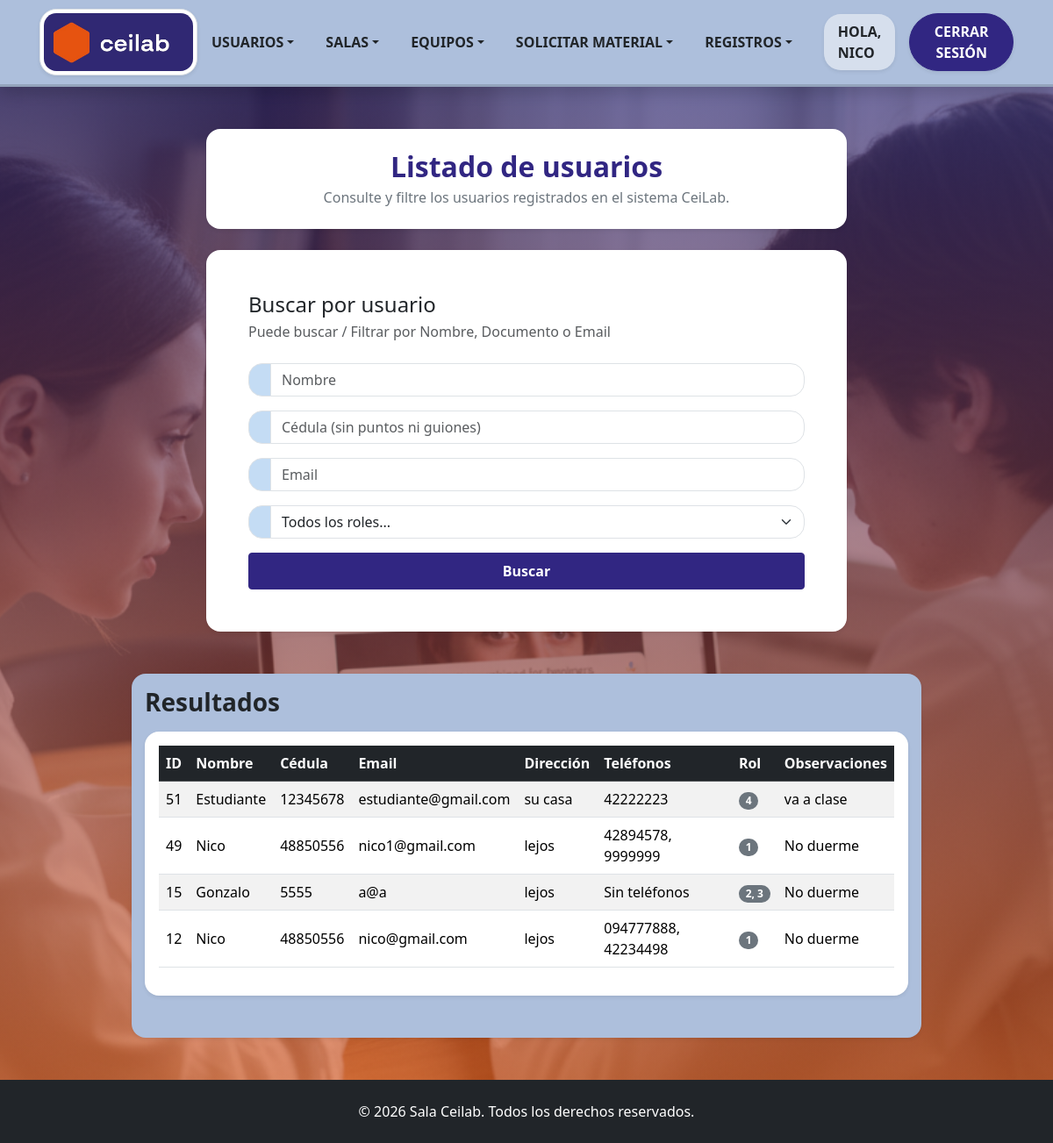
/Formularios/listadoUsuario.php (signed in), run on an earlier commit of the app's database.
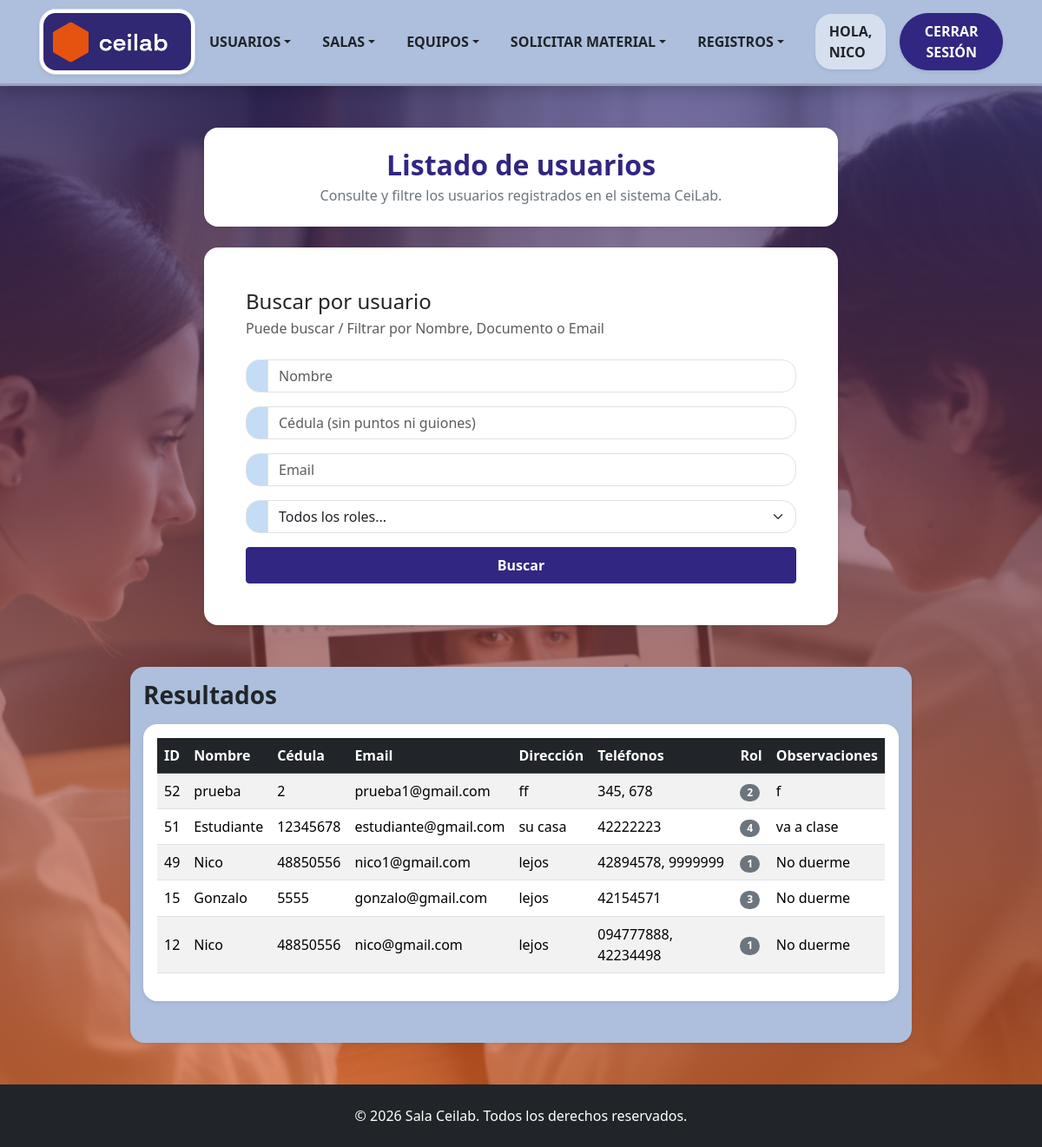
And on a later commit of the database.
### tables this page shows
CREATE TABLE `usuario` (
  `IDUsuario` int(10) NOT NULL,
  `Nombre` varchar(30) DEFAULT NULL,
  `Contraseña` varchar(61) DEFAULT NULL,
  `Email` varchar(30) DEFAULT NULL,
  `Direccion` varchar(50) NOT NULL,
  `Faltas` int(10) DEFAULT NULL,
  `Observaciones` varchar(50) NOT NULL,
  `Fecha_creacion` date DEFAULT NULL,
  `Crador_IDUsuario` int(11) DEFAULT NULL,
  `cedula` int(8) NOT NULL,
  `activo` tinyint(1) DEFAULT 1
);

### Clases/ClsUsuarios.php (called while the page is built, shortened)
<?php
class ClsUsuarios {
    public function listarUsuarios($filtroNombre = '', $filtroCedula = '', $filtroEmail = '', $filtroRol = '') {
        $objConexion = new Conexion();
        $link = $objConexion->conectar();
        $sql = "SELECT u.IDUsuario, u.nombre, u.cedula, u.email, u.direccion, u.observaciones, MIN(r.ROL) AS ROL
                FROM usuario u
                LEFT JOIN rol r ON u.IDUsuario = r.IDUsuario
                WHERE u.activo = 1";
        $sql .= " GROUP BY u.IDUsuario, u.nombre, u.cedula, u.email, u.direccion, u.observaciones";
        $sql .= " ORDER BY u.IDUsuario DESC";
        return mysqli_query($link, $sql);
    }
    public function obtenerTelefonosPorUsuario($idUsuario) {
        $objConexion = new Conexion();
        $link = $objConexion->conectar();
        $idEscape = mysqli_real_escape_string($link, $idUsuario);
        $sql = "SELECT Telefono FROM Telefonos WHERE IDUsuario = '$idEscape'";
        $resultado = mysqli_query($link, $sql);
        $telefonos = [];
        if ($resultado) {
            while ($row = mysqli_fetch_assoc($resultado)) {
                $telefonos[] = $row['Telefono'];
            }
        }
        return $telefonos;
    }
    public function obtenerRolesPorUsuario($idUsuario) {
        $objConexion = new Conexion();
        $link = $objConexion->conectar();
        $idEscaped = mysqli_real_escape_string($link, $idUsuario);
        $sql = "SELECT ROL FROM rol WHERE IDUsuario = '$idEscaped'";
        $resultado = mysqli_query($link, $sql);
        $roles = [];
        if ($resultado) {
            while ($row = mysqli_fetch_assoc($resultado)) {
                $roles[] = $row['ROL'];
            }
        }
        return $roles;
    }
}
?>

### Formularios/listadoUsuario.php (the view, shortened to what this page needs)
<!DOCTYPE html>
<html lang="en">
    <head>
        <link href="../bootstrap_theme/bootstrap.css" rel="stylesheet" type="text/css">
        <link rel="stylesheet" href="../Estilos/blocks.css">
        <link href="../Estilos/style.css" rel="stylesheet">
    </head>
    <body class="d-flex flex-column min-vh-100 bg-light">
        <?php include '../navbar.php'; ?>
        <section class="hero-section flex-fill pb-5 pt-5">
            <div class="container pb-4">
                <div class="row justify-content-center">
                    <div class="col-md-9 col-xl-8">
                        <div class="bg-white p-4 shadow-sm rounded text-center">
                            <h3 class="fw-bold h2 mb-1 text-primary">Listado de usuarios</h3>
                            <p class="fw-light text-secondary mb-0">Consulte y filtre los usuarios registrados en el sistema CeiLab.</p>
                        </div>
                    </div>
                </div>
            </div>
            <div class="container pb-5">
                <div class="row">
                    <div class="col-md-9 col-xl-8 ms-auto me-auto">
                        <div class="bg-white p-4 p-lg-5 shadow-sm rounded">
                            <h2 class="mb-1 text-dark h4">Buscar por usuario</h2>
                            <p class="mb-4 text-muted">Puede buscar / Filtrar por Nombre, Documento o Email</p>
                            <form method="GET" action="">
                                <div class="mb-3">
                                    <div class="mb-3">
                                        <div class="input-group">
                                            <span class="bg-light input-group-text"><i class="bi bi-person"></i></span>
                                            <input type="text" class="form-control" name="nombre" placeholder="Nombre" value="<?php echo htmlspecialchars($_GET['nombre'] ?? ''); ?>">
                                        </div>
                                    </div>
                                    <div class="mb-3">
                                        <div class="input-group">
                                            <span class="bg-light input-group-text"><i class="bi bi-card-text"></i></span>
                                            <input type="number" class="form-control" name="cedula" placeholder="Cédula (sin puntos ni guiones)" value="<?php echo htmlspecialchars($_GET['cedula'] ?? ''); ?>">
                                        </div>
                                    </div>
                                    <div class="mb-3">
                                    <div class="input-group">
                                        <span class="bg-light input-group-text"><i class="bi bi-envelope"></i></span>
                                        <input type="email" class="form-control" name="email" placeholder="Email" value="<?php echo htmlspecialchars($_GET['email'] ?? ''); ?>">
                                    </div>
                                    </div>
                                    <div class="mb-3">
                                    <div class="input-group">
                                        <span class="bg-light input-group-text" id="addon-rol"></span>
                                        <select class="form-select" aria-label="Filtrar por Rol" aria-describedby="addon-rol" name="rol">
                                            <option value="" selected>Todos los roles...</option>
                                        </select>
                                    </div>
                                </div>
                                </div>
                                <button type="submit" class="btn d-block w-100 btn-primary fw-bold pb-2 ps-3 pe-3 pt-2">Buscar</button>
                            </form>
                        </div>
                    </div>
                </div>
            </div>
            <div class="container pb-5 pt-3 rounded shadow-sm col-md-10 col-xl-9" style="background-color: #adbfdc;">
                <div class="row">
                    <div>
                        <h3 class="mb-3 text-dark fw-bold">Resultados</h3>
                        <?php
                        require_once '../Clases/ClsUsuarios.php';
                        $objUsuario = new ClsUsuarios();
                        $nombre = $_GET['nombre'] ?? '';
                        $cedula = $_GET['cedula'] ?? '';
                        $email = $_GET['email'] ?? '';
                        $rol = $_GET['rol'] ?? '';
                        $resultado = $objUsuario->listarUsuarios($nombre, $cedula, $email, $rol);
                        if ($resultado && mysqli_num_rows($resultado) > 0) {
                        ?>
                            <div class="table-responsive bg-white p-3 shadow-sm rounded">
                                <table class="table table-striped table-hover align-middle">
                                    <thead class="table-dark">
                                        <tr>
                                            <th>ID</th>
                                            <th>Nombre</th>
                                            <th>Cédula</th>
                                            <th>Email</th>
                                            <th>Dirección</th>
                                            <th>Teléfonos</th>
                                            <th>Rol</th>
                                            <th>Observaciones</th>
                                        </tr>
                                    </thead>
                                    <tbody>
                                        <?php while ($row = mysqli_fetch_assoc($resultado)) {
                                            $telefonosArr = $objUsuario->obtenerTelefonosPorUsuario($row['IDUsuario']);
                                            $textoTelefonos = !empty($telefonosArr) ? implode(', ', $telefonosArr) : 'Sin teléfonos';
                                            $rolArr = $objUsuario->obtenerRolesPorUsuario($row['IDUsuario']);
                                            $textorol = !empty($rolArr) ? implode(', ', $rolArr) : 'Sin rol asignado';
                                            ?>
                                            <tr>
                                                <td><?php echo htmlspecialchars($row['IDUsuario']); ?></td>
                                                <td><?php echo htmlspecialchars($row['nombre']); ?></td>
                                                <td><?php echo htmlspecialchars($row['cedula']); ?></td>
                                                <td><?php echo htmlspecialchars($row['email']); ?></td>
                                                <td><?php echo htmlspecialchars($row['direccion']); ?></td>
                                                <td><?php echo htmlspecialchars($textoTelefonos); ?></td>
                                                <td>
                                                    <span class="badge bg-secondary">
                                                        <?php echo htmlspecialchars($textorol); ?>
                                                    </span>
                                                </td>
                                                <td><?php echo htmlspecialchars($row['observaciones']); ?></td>
                                            </tr>
                                        <?php } ?>
                                    </tbody>
                                </table>
                            </div>
                        <?php
                        } else {
                            echo "<div class='alert alert-info text-center bg-white mb-0'>No se encontraron usuarios registrados con esos criterios.</div>";
                        }
                        ?>
                    </div>
                </div>
            </div>
        </section>
        <?php include '../footer.php'; ?>
    </body>
</html>

### navbar.php (shortened to what this page needs)
<?php
$esAdministrador = isset($_SESSION['roles']) && in_array('1', $_SESSION['roles']);
$esDot = isset($_SESSION['roles']) && in_array('2', $_SESSION['roles']);
$esDocente = isset($_SESSION['roles']) && in_array('3', $_SESSION['roles']);
$esEstudiante = isset($_SESSION['roles']) && in_array('4', $_SESSION['roles']);
$estaLogueado = isset($_SESSION['IDUsuario']);
?>
<nav class="navbar navbar-expand-lg navbar-light py-lg-2 text-uppercase shadow" style="background-color: #adbfdc; border-bottom: 3px solid rgba(0, 0, 0, 0.15);">
    <div class="container">
        <picture>
            <source type="image/webp">
            <a href="/CeiLab2026/index.php" class="d-inline-block text-decoration-none p-0 m-0">
                <img src="/CeiLab2026/assets/img/Ceilab-logo.jpg" class="img-thumbnail shadow-sm rounded-3" style="max-width: 180px; height: auto;" alt="Logo CeiLab">
            </a>
        </picture>
        <div class="collapse navbar-collapse" id="navbarNavDropdown-3">
            <ul class="mb-2 mb-lg-0 ms-auto navbar-nav align-items-lg-center gap-1">
                <?php if ($esAdministrador): ?>
                    <li class="nav-item dropdown">
                    <a class="nav-link px-lg-3 py-lg-2 dropdown-toggle fw-bold text-dark rounded-3" href="#" id="navbarDropdownMenuLink" role="button" data-bs-toggle="dropdown" aria-expanded="false" >Usuarios</a>
                    </li>
                <?php endif; ?>
                <?php if ($esAdministrador || $esDot || $esDocente): ?>
                <li class="nav-item dropdown">
                    <a class="nav-link px-lg-3 py-lg-2 dropdown-toggle fw-bold text-dark rounded-3" href="#" id="navbarDropdownMenuLink" role="button" data-bs-toggle="dropdown" aria-expanded="false">Salas</a>
                </li>
                <?php endif; ?>
                <?php if ($esAdministrador || $esDot || $esDocente || $esEstudiante ): ?>
                <li class="nav-item dropdown">
                    <a class="nav-link px-lg-3 py-lg-2 dropdown-toggle fw-bold text-dark rounded-3" href="#" id="navbarDropdownMenuLink2" role="button" data-bs-toggle="dropdown" aria-expanded="false">Equipos</a>
                </li>
                <?php endif; ?>
                <li class="nav-item dropdown">
                    <a class="nav-link px-lg-3 py-lg-2 dropdown-toggle fw-bold text-dark rounded-3" href="#" id="navbarDropdownMenuLink2" role="button" data-bs-toggle="dropdown" aria-expanded="false">Solicitar material</a>
                </li>
                <li class="nav-item dropdown">
                    <a class="nav-link px-lg-3 py-lg-2 dropdown-toggle fw-bold text-dark rounded-3" href="#" id="navbarDropdownMenuLink3" role="button" data-bs-toggle="dropdown" aria-expanded="false">Registros</a>
                </li>
                <?php if ($estaLogueado): ?>
                    <li class="nav-item px-lg-2 py-lg-2">
                        <span class="nav-link fw-bold text-dark ms-2 rounded-3 bg-white bg-opacity-50 px-3 py-2 shadow-sm">Hola, <?php echo htmlspecialchars($_SESSION['nombre']); ?></span>
                    </li>
                </ul>
                    <div class="ms-lg-2">
                        <a class="btn btn-primary fw-bold shadow-sm rounded-pill px-4 py-2" href="/CeiLab2026/Clases/ClsLogin.php?action=logout">Cerrar Sesión</a>
                    </div>
                <?php endif; ?>
        </div>
    </div>
</nav>

### footer.php
<footer class="bg-dark text-white py-4 mt-auto">
<div class="container text-center">
<p class="mb-0">&copy; <?php echo date('Y'); ?> Sala Ceilab. Todos los derechos reservados.</p>
</div>
</footer>

### Estilos/style.css (style rules this page uses)
.navbar-nav .nav-link { transition: all 0.2s ease-in-out; }
.navbar .img-thumbnail { transition: all 0.2s ease-in-out; }
.hero-section { background-image: linear-gradient(rgba(48, 40, 115, 0.67), rgba(230, 83, 16, 0.57)), url('../assets/img/ceilab.png'); background-size: cover; background-position: center; background-repeat: no-repeat; }

What changed in the data, as far as the page shows it:
added usuario: IDUsuario "52", Nombre "prueba", cedula "2", Email "prueba1@gmail.com", Direccion "ff", textoTelefonos "345, 678", textorol "2", Observaciones "f"
changed usuario "Gonzalo": Email "a@a" → "gonzalo@gmail.com"; textoTelefonos "Sin teléfonos" → "42154571"; textorol "2, 3" → "3"
